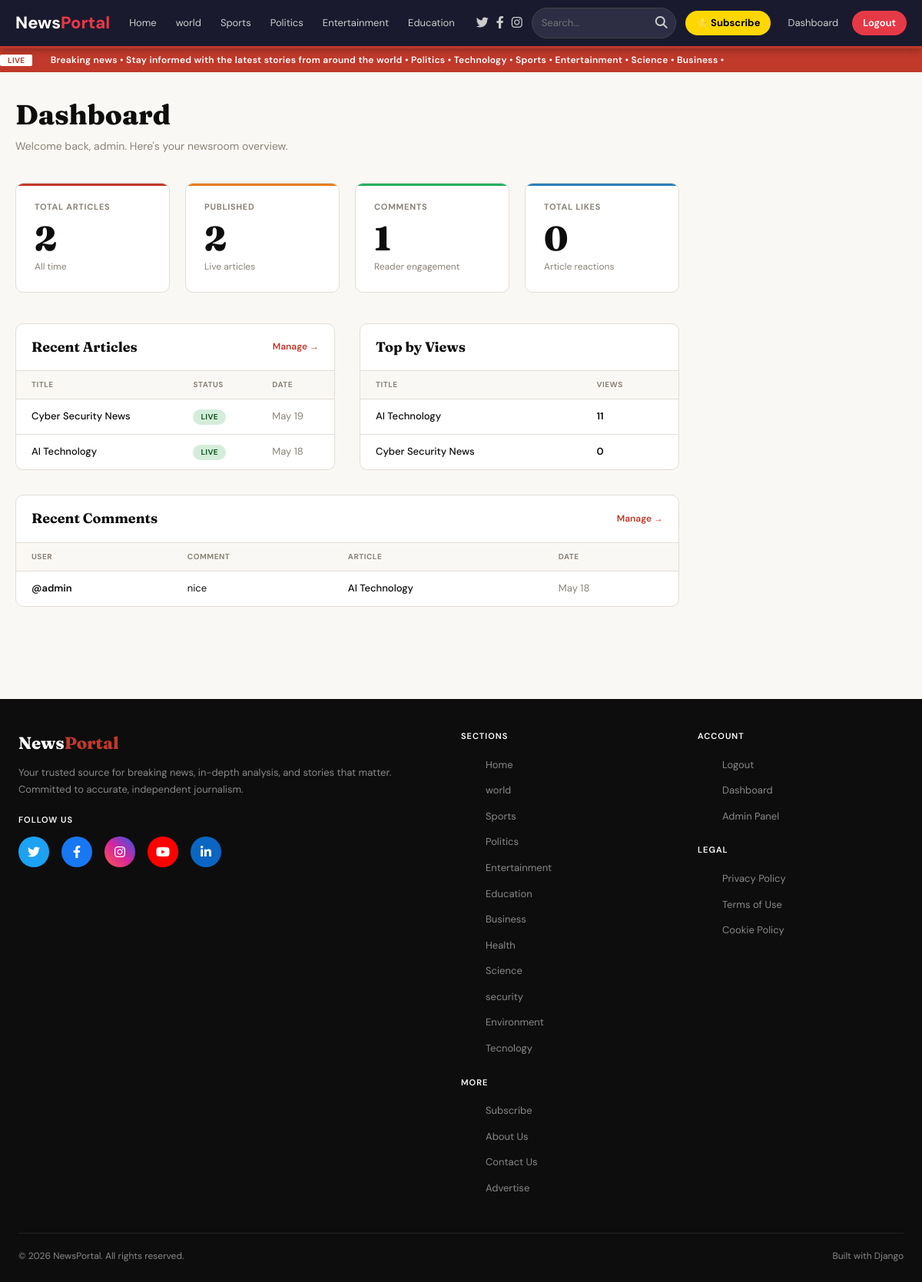
The page /dashboard/ (signed in) on the database its author committed.
### news/models.py (models this page shows, shortened)
class Category(models.Model):
    name = models.CharField(max_length=100)
    slug = models.SlugField(unique=True)
    description = models.TextField(blank=True)
    class Meta:
        verbose_name_plural = 'Categories'

class Article(models.Model):
    STATUS_CHOICES = [
        ('draft', 'Draft'),
        ('published', 'Published'),
    ]
    title = models.CharField(max_length=200)
    slug = models.SlugField(unique=True, blank=True)
    author = models.ForeignKey(Author, on_delete=models.SET_NULL, null=True, blank=True)
    category = models.ForeignKey(Category, on_delete=models.SET_NULL, null=True, blank=True)
    content = models.TextField()
    summary = models.TextField(blank=True)
    image = models.ImageField(upload_to='articles/', null=True, blank=True)
    status = models.CharField(max_length=20, choices=STATUS_CHOICES, default='draft')
    is_published = models.BooleanField(default=False)
    is_premium = models.BooleanField(default=False)
    published_at = models.DateTimeField(null=True, blank=True)
    created_at = models.DateTimeField(auto_now_add=True)
    views = models.PositiveIntegerField(default=0)
    class Meta:
        ordering = ['-created_at']

class Comment(models.Model):
    article = models.ForeignKey(Article, on_delete=models.CASCADE, related_name='comments')
    user = models.ForeignKey(User, on_delete=models.CASCADE)
    content = models.TextField()
    liked = models.BooleanField(default=False)
    created_at = models.DateTimeField(auto_now_add=True)
    class Meta:
        ordering = ['-created_at']

### news/views.py (the view)
# urls.py: path('dashboard/', views.admin_dashboard, name='admin_dashboard'),
@login_required
@user_passes_test(is_admin)
def admin_dashboard(request):
    return render(request, 'admin_dashboard.html', {
        'total_articles': Article.objects.count(),
        'total_published': Article.objects.filter(is_published=True).count(),
        'total_comments': Comment.objects.count(),
        'total_likes': Like.objects.count(),
        'total_subscribers': UserSubscription.objects.filter(is_active=True).count(),
        'recent_articles': Article.objects.order_by('-created_at')[:10],
        'recent_comments': Comment.objects.order_by('-created_at')[:10],
        'top_articles': Article.objects.filter(is_published=True).order_by('-views')[:5],
        'categories': Category.objects.all(),
    })

### templates/admin_dashboard.html (shortened to what this page needs)
{% extends 'base.html' %}
{% block content %}
<div class="dash-header">
  <h1>Dashboard</h1>
  <p>Welcome back, {{ user.username }}. Here's your newsroom overview.</p>
</div>
<div class="stats-grid">
  <div class="stat-card">
    <div class="stat-label">Total Articles</div>
    <div class="stat-value">{{ total_articles }}</div>
    <div class="stat-sub">All time</div>
  </div>
  <div class="stat-card">
    <div class="stat-label">Published</div>
    <div class="stat-value">{{ total_published }}</div>
    <div class="stat-sub">Live articles</div>
  </div>
  <div class="stat-card">
    <div class="stat-label">Comments</div>
    <div class="stat-value">{{ total_comments }}</div>
    <div class="stat-sub">Reader engagement</div>
  </div>
  <div class="stat-card">
    <div class="stat-label">Total Likes</div>
    <div class="stat-value">{{ total_likes }}</div>
    <div class="stat-sub">Article reactions</div>
  </div>
</div>
<div class="dash-layout">
  <div class="dash-panel">
    <div class="dash-panel-header">
      <div class="dash-panel-title">Recent Articles</div>
      <a href="/admin/news/article/" class="dash-panel-link">Manage →</a>
    </div>
    <table class="dash-table">
      <thead>
        <tr>
          <th>Title</th>
          <th>Status</th>
          <th>Date</th>
        </tr>
      </thead>
      <tbody>
        {% for art in recent_articles %}
          <tr>
            <td><a href="{% url 'article_detail' art.slug %}">{{ art.title|truncatechars:40 }}</a></td>
            <td>
              {% if art.is_published %}
                <span class="status-badge badge-pub">Live</span>
              {% else %}
                <span class="status-badge badge-draft">Draft</span>
              {% endif %}
            </td>
            <td style="color:var(--muted)">{{ art.created_at|date:"M d" }}</td>
          </tr>
        {% empty %}
          <tr><td colspan="3" style="text-align:center;color:var(--muted);padding:24px">No articles yet.</td></tr>
        {% endfor %}
      </tbody>
    </table>
  </div>
  <div class="dash-panel">
    <div class="dash-panel-header">
      <div class="dash-panel-title">Top by Views</div>
    </div>
    <table class="dash-table">
      <thead>
        <tr>
          <th>Title</th>
          <th>Views</th>
        </tr>
      </thead>
      <tbody>
        {% for art in top_articles %}
          <tr>
            <td><a href="{% url 'article_detail' art.slug %}">{{ art.title|truncatechars:45 }}</a></td>
            <td>
              <div class="views-bar">
                <span style="font-weight:600;color:var(--ink)">{{ art.views }}</span>
              </div>
            </td>
          </tr>
        {% empty %}
          <tr><td colspan="2" style="text-align:center;color:var(--muted);padding:24px">No data yet.</td></tr>
        {% endfor %}
      </tbody>
    </table>
  </div>
  <div class="dash-panel" style="grid-column:1/-1">
    <div class="dash-panel-header">
      <div class="dash-panel-title">Recent Comments</div>
      <a href="/admin/news/comment/" class="dash-panel-link">Manage →</a>
    </div>
    <table class="dash-table">
      <thead>
        <tr>
          <th>User</th>
          <th>Comment</th>
          <th>Article</th>
          <th>Date</th>
        </tr>
      </thead>
      <tbody>
        {% for comment in recent_comments %}
          <tr>
            <td style="font-weight:600">@{{ comment.user.username }}</td>
            <td>{{ comment.content|truncatechars:60 }}</td>
            <td><a href="{% url 'article_detail' comment.article.slug %}">{{ comment.article.title|truncatechars:30 }}</a></td>
            <td style="color:var(--muted)">{{ comment.created_at|date:"M d" }}</td>
          </tr>
        {% empty %}
          <tr><td colspan="4" style="text-align:center;color:var(--muted);padding:24px">No comments yet.</td></tr>
        {% endfor %}
      </tbody>
    </table>
  </div>
</div>
{% endblock %}

### templates/base.html (shortened to what this page needs)
<!DOCTYPE html>
<html lang="en">
<head>
  <link rel="stylesheet" href="https://cdnjs.cloudflare.com/ajax/libs/font-awesome/6.4.0/css/all.min.css">
  <link href="https://cdn.jsdelivr.net/npm/bootstrap@5.3.0/dist/css/bootstrap.min.css" rel="stylesheet">
</head>
<body>
<nav style="background:#1a1a2e; padding:0; position:sticky; top:0; z-index:1000; box-shadow:0 2px 10px rgba(0,0,0,0.3);">
  <div style="max-width:1400px; margin:0 auto; display:flex; align-items:center; justify-content:space-between; padding:0 20px; height:60px;">
    <a href="{% url 'home' %}" style="color:white; text-decoration:none; font-size:22px; font-weight:800; flex-shrink:0;">
      News<span style="color:#e63946;">Portal</span>
    </a>
    <div class="desktop-nav-links" style="display:flex; gap:5px; align-items:center; flex-wrap:nowrap; overflow-x:auto; margin: 0 15px;">
      <a href="{% url 'home' %}" style="color:#ccc; text-decoration:none; padding:5px 10px; font-size:13px; white-space:nowrap;">
        Home
      </a>
      {% for cat in categories|slice:":6" %}
      <a href="{% url 'category_articles' cat.slug %}"
         style="color:#ccc; text-decoration:none; padding:5px 10px; font-size:13px; white-space:nowrap;">
        {{ cat.name }}
      </a>
      {% endfor %}
    </div>
    <div style="display:flex; align-items:center; gap:12px; flex-shrink:0;">
      <div class="desktop-nav-links" style="display:flex; align-items:center; gap:10px;">
        <a href="https://twitter.com/newportal" target="_blank" rel="noopener noreferrer" title="Follow on Twitter" style="color:#ccc; font-size:16px; transition: color 0.3s;">
          <i class="fab fa-twitter"></i>
        </a>
        <a href="https://facebook.com/newportal" target="_blank" rel="noopener noreferrer" title="Like on Facebook" style="color:#ccc; font-size:16px; transition: color 0.3s;">
          <i class="fab fa-facebook-f"></i>
        </a>
        <a href="https://instagram.com/newportal" target="_blank" rel="noopener noreferrer" title="Follow on Instagram" style="color:#ccc; font-size:16px; transition: color 0.3s;">
          <i class="fab fa-instagram"></i>
        </a>
      </div>
      <form method="GET" action="{% url 'search' %}" class="desktop-search" style="display:flex; align-items:center; margin:0;">
        <div style="display:flex; background:#2d2d44; border-radius:20px; overflow:hidden; border:1px solid #444;">
          <input type="text" name="query"
                 placeholder="Search..."
                 value="{{ request.GET.query|default:'' }}"
                 style="background:transparent; border:none; outline:none; color:white; padding:6px 12px; width:150px; font-size:13px;">
          <button type="submit"
                  style="background:none; border:none; color:#ccc; padding:6px 10px; cursor:pointer;">
            <i class="fa-solid fa-magnifying-glass"></i>
          </button>
        </div>
      </form>
      <a href="{% url 'subscription_plans' %}"
         style="background:#FFD700; color:#000; text-decoration:none; padding:6px 14px; border-radius:20px; font-size:13px; font-weight:700; white-space:nowrap;">
        ⭐ Subscribe
      </a>
      <div class="desktop-nav-links" style="display:flex; align-items:center; gap:8px;">
        {% if user.is_authenticated %}
          {% if user.is_staff %}
          <a href="{% url 'admin_dashboard' %}"
             style="color:#ccc; text-decoration:none; padding:6px 10px; font-size:13px; white-space:nowrap;">
            Dashboard
          </a>
          {% endif %}
          <a href="{% url 'logout' %}"
             style="background:#e63946; color:white; text-decoration:none; padding:6px 14px; border-radius:20px; font-size:13px; font-weight:600; white-space:nowrap;">
            Logout
          </a>
        {% else %}
          <a href="{% url 'login' %}"
             style="background:#e63946; color:white; text-decoration:none; padding:6px 14px; border-radius:20px; font-size:13px; font-weight:600; white-space:nowrap;">
            Login
          </a>
        {% endif %}
      </div>
    </div>
  </div>
</nav>
<div class="ticker">
  <div class="ticker-inner">
    <span class="ticker-label">LIVE</span>
    Breaking news &bull; Stay informed with the latest stories from around the world &bull; Politics &bull; Technology &bull; Sports &bull; Entertainment &bull; Science &bull; Business &bull;
  </div>
</div>
<main class="site-main">
  <div class="container-fluid p-0">
    <div class="row g-4">
      <div class="col-lg-9 col-12">
        {% block content %}{% endblock %}
      </div>
    </div>
  </div>
</main>
<footer>
  <div class="footer-inner">
    <div>
      <div class="footer-brand">News<span>Portal</span></div>
      <p class="footer-desc">Your trusted source for breaking news, in-depth analysis, and stories that matter. Committed to accurate, independent journalism.</p>
      <div style="margin-top: 20px;">
        <div class="footer-heading" style="margin-bottom: 12px;">Follow Us</div>
        <div style="display: flex; gap: 16px; align-items: center;">
          <a href="https://twitter.com/newportal" target="_blank" rel="noopener noreferrer"
             style="display: inline-flex; align-items: center; justify-content: center; width: 40px; height: 40px; background: #1DA1F2; color: white; border-radius: 50%; transition: all 0.3s; text-decoration: none;"
             title="Follow us on Twitter">
            <i class="fab fa-twitter"></i>
          </a>
          <a href="https://facebook.com/newportal" target="_blank" rel="noopener noreferrer"
             style="display: inline-flex; align-items: center; justify-content: center; width: 40px; height: 40px; background: #1877F2; color: white; border-radius: 50%; transition: all 0.3s; text-decoration: none;"
             title="Like us on Facebook">
            <i class="fab fa-facebook-f"></i>
          </a>
          <a href="https://instagram.com/newportal" target="_blank" rel="noopener noreferrer"
             style="display: inline-flex; align-items: center; justify-content: center; width: 40px; height: 40px; background: linear-gradient(45deg, #fd5949, #d6249f, #285AEB); color: white; border-radius: 50%; transition: all 0.3s; text-decoration: none;"
             title="Follow us on Instagram">
            <i class="fab fa-instagram"></i>
          </a>
          <a href="https://youtube.com/newportal" target="_blank" rel="noopener noreferrer"
             style="display: inline-flex; align-items: center; justify-content: center; width: 40px; height: 40px; background: #FF0000; color: white; border-radius: 50%; transition: all 0.3s; text-decoration: none;"
             title="Subscribe on YouTube">
            <i class="fab fa-youtube"></i>
          </a>
          <a href="https://linkedin.com/company/newportal" target="_blank" rel="noopener noreferrer"
             style="display: inline-flex; align-items: center; justify-content: center; width: 40px; height: 40px; background: #0A66C2; color: white; border-radius: 50%; transition: all 0.3s; text-decoration: none;"
             title="Connect on LinkedIn">
            <i class="fab fa-linkedin-in"></i>
          </a>
        </div>
      </div>
    </div>
    <div>
      <div class="footer-heading">Sections</div>
      <ul class="footer-links">
        <li><a href="{% url 'home' %}">Home</a></li>
        {% for cat in categories %}
          <li><a href="{% url 'category_articles' cat.slug %}">{{ cat.name }}</a></li>
        {% endfor %}
      </ul>
      <div class="footer-heading" style="margin-top: 24px;">More</div>
      <ul class="footer-links">
        <li><a href="{% url 'subscription_plans' %}">Subscribe</a></li>
        <li><a href="#about">About Us</a></li>
        <li><a href="#contact">Contact Us</a></li>
        <li><a href="#advertise">Advertise</a></li>
      </ul>
    </div>
    <div>
      <div class="footer-heading">Account</div>
      <ul class="footer-links">
        {% if user.is_authenticated %}
          <li><a href="{% url 'logout' %}">Logout</a></li>
          {% if user.is_staff %}<li><a href="{% url 'admin_dashboard' %}">Dashboard</a></li>{% endif %}
        {% else %}
          <li><a href="{% url 'login' %}">Sign In</a></li>
          <li><a href="{% url 'register' %}">Register</a></li>
        {% endif %}
        <li><a href="/admin/">Admin Panel</a></li>
      </ul>
      <div class="footer-heading" style="margin-top: 24px;">Legal</div>
      <ul class="footer-links">
        <li><a href="#privacy">Privacy Policy</a></li>
        <li><a href="#terms">Terms of Use</a></li>
        <li><a href="#cookies">Cookie Policy</a></li>
      </ul>
    </div>
  </div>
  <div class="footer-bottom">
    <span>&copy; 2026 NewsPortal. All rights reserved.</span>
    <span>Built with Django</span>
  </div>
</footer>

### rows shown on the page
Category: name "world"
Category: name "Sports"
Category: name "Politics"
Category: name "Entertainment"
Category: name "Education"
Article: title "Cyber Security News", is_published "LIVE", created_at "May 19", views "0"
Article: title "AI Technology", is_published "LIVE", created_at "May 18", views "11"
Comment: user.username "admin", content "nice", article "AI Technology", created_at "May 18"
Category: name "Business"
Category: name "Health"
Category: name "Science"
Category: name "security"
Category: name "Environment"
Category: name "Tecnology"

### other values the page prints
{{ user.username }} "admin"
{{ total_articles }} "2"
{{ total_published }} "2"
{{ total_comments }} "1"
{{ total_likes }} "0"
